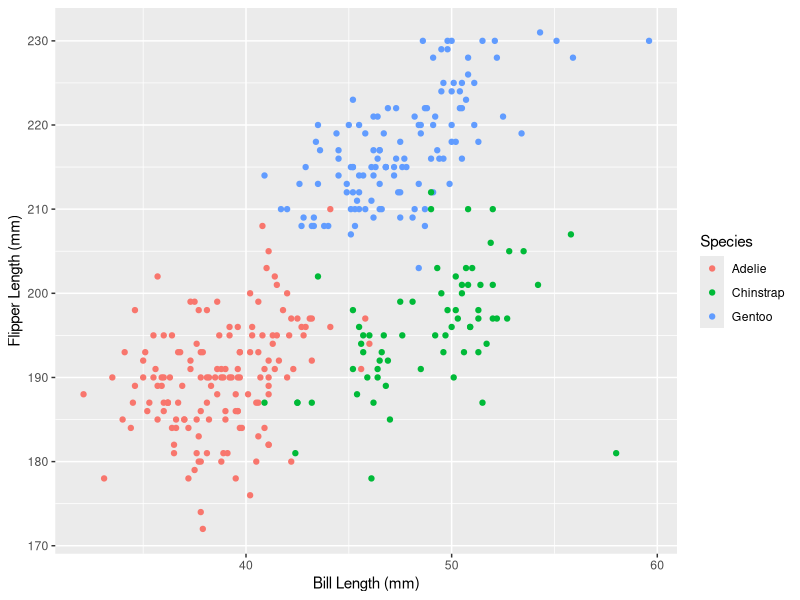
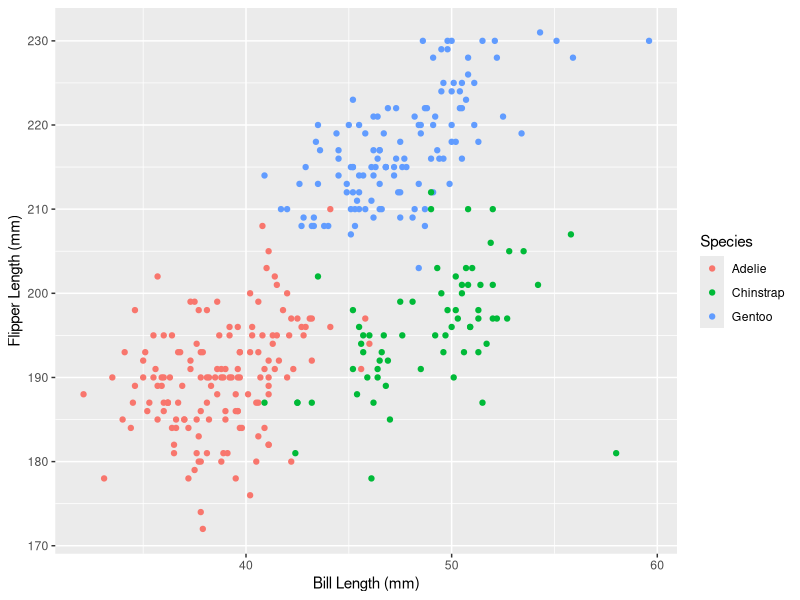

Reproduce these figures in R, in order.
## ---- chunk 1
knitr::opts_chunk$set(echo = TRUE)
## ---- chunk 2
library("palmerpenguins")
## ---- chunk 3
data("penguins", package = "palmerpenguins")
head(penguins)
mean(penguins$flipper_length_mm, na.rm = TRUE)
## ---- chunk 4
library(ggplot2)
library(palmerpenguins)

p = ggplot(penguins, aes(x = bill_length_mm, y = flipper_length_mm, color = species)) +
  geom_point() +
  labs(x = "Bill Length (mm)", y = "Flipper Length (mm)", color = "Species") 
print(p)

ggsave("problem1_scatterplot.png", plot = p)
## ---- chunk 5
random_sample = rnorm(10)
logical_vector = random_sample > 0
character_vector = sample(letters, 10)
factor_levels = c("L1", "L2", "L3")
factor_vector = factor(sample(factor_levels, 10, replace = TRUE))

data_frame = data.frame(random_sample, logical_vector, character_vector, factor_vector)
print(data_frame)
## ---- chunk 6
library(tidyverse)

mean_random_sample =  mean(pull(data_frame, random_sample))
print(mean_random_sample)

## ---- chunk 7

mean_logical_vector =  mean(pull(data_frame, logical_vector))
print(mean_logical_vector)

## ---- chunk 8

mean_character_vector =  mean(pull(data_frame, character_vector))
print(mean_character_vector)

## ---- chunk 9

mean_factor_vector =  mean(pull(data_frame, factor_vector))
print(mean_factor_vector)

## ---- chunk 10
numeric_logical = as.numeric(data_frame$logical_vector)

numeric_character = as.numeric(data_frame$character_vector)

numeric_factor = as.numeric(data_frame$factor_vector)
